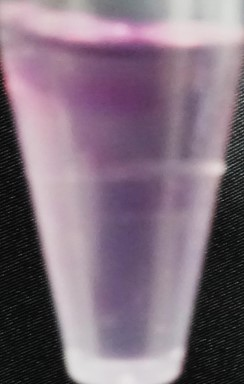
#> input picture pic1.jpg, 244 x 384 px
$ python -i pic_change.py   (imports and definitions only)   (older library calls are emulated)
#> lines starting #> are read from the running program, lines starting #| are printed output that depends on the picture; after the words box and inside, x2 and y2 are one past the last pixel; in counts of white or black regions, pixels touching at a corner belong together
#> further down, picture is the input picture: shape (384, 244, 3); mean B, G, R 125.6, 111.8, 129
import cv2
import pylab as plt
import numpy as np
from matplotlib.font_manager import FontProperties

def dif_pic():
    im = cv2.imread("C:\\Users\\tatab\\OneDrive\\NLP\\pic1.jpg")
    im_Lab = cv2.cvtColor(im, cv2.COLOR_BGR2Lab)
    im_L =  im_Lab[:,:,0]
    im_L = cv2.GaussianBlur(im_L, ksize=(5, 5), sigmaX=1.3)
    mask = im_L< 30
    im_Lab[mask]=(0,0,0)
    im =  im_Lab[:,:,1]
    lookUpTable = np.zeros((256, 1), dtype='uint8')
    for i in range(256):
        if i<40:
            lookUpTable[i][0] = 0
        else:
            lookUpTable[i][0] =  np.exp(i/50+2.3)
    im = cv2.LUT(im, lookUpTable)
    cv2.imwrite('U.jpg',im)
    plt.imshow(im,cmap='gray', interpolation='nearest')
    plt.xticks([]), plt.yticks([])
    plt.show()
def calc_log():
    x =np.arange(-4,3,0.1)
    y = 127/(np.log(127)+x)
    plt.plot(x,y)
    print(np.exp(127/40+1.69))
    plt.show()


def pic_curve():
    x = np.arange(0,255,1)
    y = np.exp(x/30)
    y2 = x
    plt.plot(x,y)
    plt.plot(x,y2)
    plt.ylim(0,255)
    plt.xlim(0,255)
    fp = FontProperties(fname='C:\\WINDOWS\\Fonts\\msgothic.ttc', size=22)
    plt.legend(['補正関数','元の分布'],prop=fp)

    plt.show()

def pic_hist(im):
    im_Lab = cv2.cvtColor(im, cv2.COLOR_BGR2Lab)
#> im_Lab: shape (384, 244, 3); mean of channels 0, 1, 2 122.4, 137.2, 123
    im_L =  im_Lab[:,:,0]
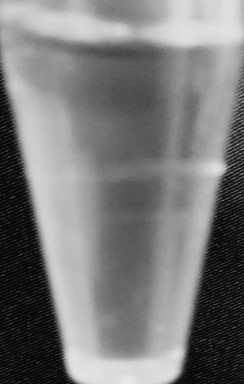
#> im_L: shape (384, 244); min 0, max 232, mean 122.4
    im_L = cv2.GaussianBlur(im_L, ksize=(5, 5), sigmaX=1.3)
    # plt.hist(im_L.flatten(),bins=51)
    # plt.show()
    mask = im_L< 30
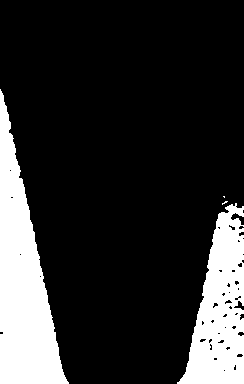
#> mask: shape (384, 244) bool; 18.4% white; 4 white regions (2 under 20 px), largest, box (x1, y1, x2, y2) and area: (0, 89, 69, 384) 10154, (177, 203, 244, 384) 7111
    im_Lab[mask]=(0,0,0)
#> im_Lab: shape (384, 244, 3); mean of channels 0, 1, 2 118.9, 113.7, 99.4
    im =  im_Lab[:,:,1]
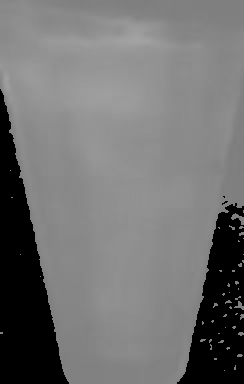
#> im: shape (384, 244); min 0, max 163, mean 113.7
    #im = cv2.equalizeHist(im)
    # im = np.hstack((im, equ))

    lookUpTable = np.zeros((256, 1), dtype='uint8')
    for i in range(256):
        if i<50:
            lookUpTable[i][0] = 0
        else:
            #j = i - i % 2
            j=i
            #lookUpTable[i][0] = 600 * pow(float(j) / 255, 2.9)
            lookUpTable[i][0] =  np.exp(i/30)

    im = cv2.LUT(im, lookUpTable)
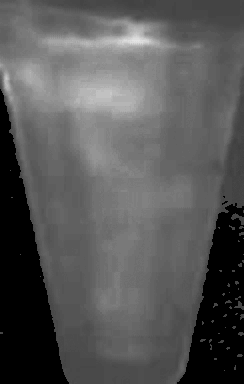
#> im: shape (384, 244); min 0, max 228, mean 87.1
    return im

# [17 lines not run here, left out]

>>> import cv2
>>> picture = cv2.imread('pic1.jpg')
>>> result = pic_hist(picture)

$ run again, on pic2.jpg
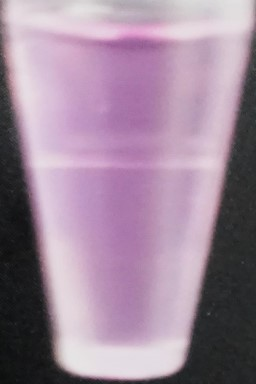
#> input picture pic2.jpg, 256 x 384 px
#> picture is the input picture: shape (384, 256, 3); mean B, G, R 154.8, 135.4, 158.2
#> in pic_hist, `mask = im_L< 30`:
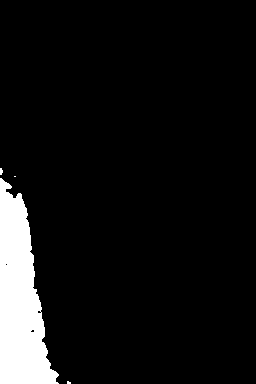
#> mask: shape (384, 256) bool; 7.5% white; 4 white regions (3 under 20 px), largest, box (x1, y1, x2, y2) and area: (0, 178, 59, 384) 7336
#> in pic_hist, `im = cv2.LUT(im, lookUpTable)`:
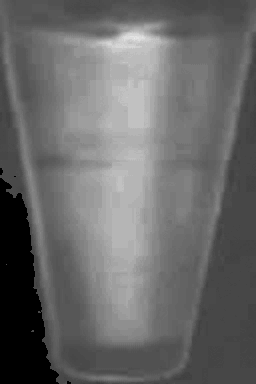
#> im: shape (384, 256); min 0, max 236, mean 105.3
